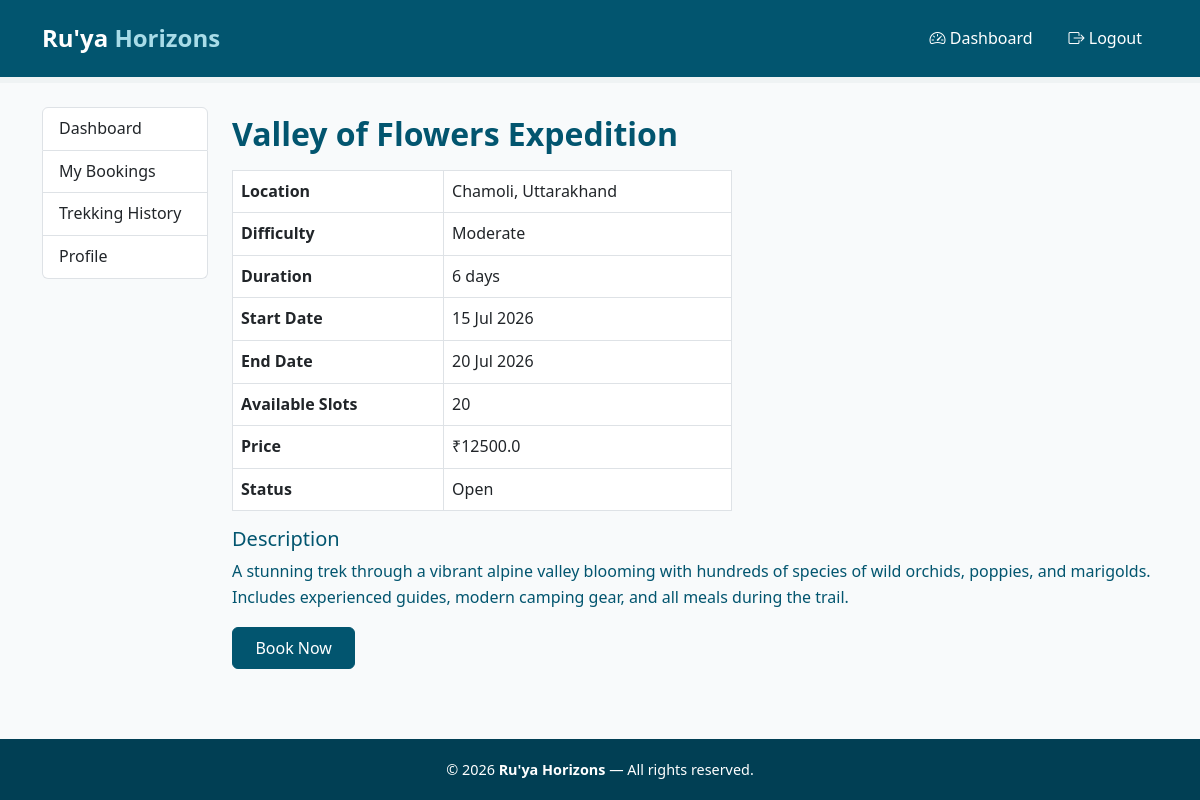
/user/treks/1 (signed in), run on an earlier commit of the app's database.
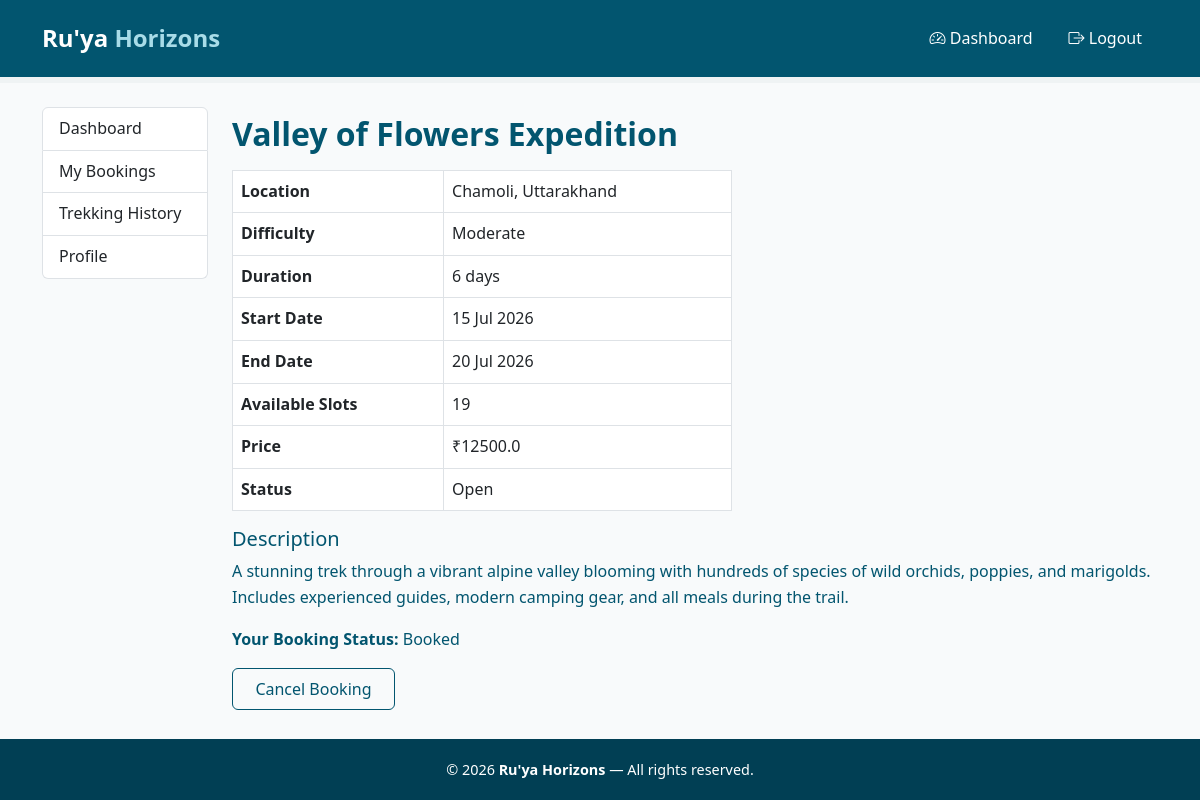
And on a later commit of the database.
### models.py (models this page shows)
class Trek(db.Model):
    __tablename__ = 'trek'
    id = db.Column(db.Integer, primary_key=True)
    name = db.Column(db.String(150), nullable=False)
    location = db.Column(db.String(150), nullable=False)
    difficulty = db.Column(db.String(50), nullable=False)
    duration = db.Column(db.Integer, nullable=False)
    total_slots = db.Column(db.Integer, nullable=False)
    available_slots = db.Column(db.Integer, nullable=False)
    status = db.Column(db.String(50), default='Pending') # pending, approved, open, closed, completed
    start_date = db.Column(db.Date, nullable=False)
    end_date = db.Column(db.Date, nullable=False)
    description = db.Column(db.Text, nullable=False)
    price = db.Column(db.Float, nullable=False)
    assigned_staff_id = db.Column(db.Integer, db.ForeignKey('staff.id'), nullable=True)
    bookings = db.relationship('Booking', backref='trek', lazy=True)

class Booking(db.Model):
    __tablename__ = 'booking'
    id = db.Column(db.Integer, primary_key=True)
    user_id = db.Column(db.Integer, db.ForeignKey('user.id'), nullable=False)
    trek_id = db.Column(db.Integer, db.ForeignKey('trek.id'), nullable=False)
    booking_date = db.Column(db.DateTime, default=datetime.utcnow)
    status = db.Column(db.String(50), default='Booked') # booked, cancelled, completed
    payment_status = db.Column(db.String(50), default='Pending') # pending, completed, failed

### app.py (the view, shortened to what this page needs)
@app.route('/user/treks/<int:trek_id>', methods=['GET', 'POST'])
@login_required
def user_trek_details(trek_id):
    if current_user.role != 'trekker':
        return "Access denied: Trekkers only", 403
    trek = Trek.query.get_or_404(trek_id)
    existing_booking = Booking.query.filter_by(
        user_id=current_user.id,
        trek_id=trek.id
    ).filter(Booking.status != 'Cancelled').first()
    error = None
    return render_template('user_trek_details.html',
                            trek=trek,
                            existing_booking=existing_booking,
                            error=error)

### app.py (called while the page is built)
@login_manager.user_loader
def load_user(user_id):
    return User.query.get(int(user_id))

### templates/user_trek_details.html (shortened to what this page needs)
{% extends "base.html" %}
{% block content %}
<div class="container my-4">
    <div class="row">
        {% include "user_sidebar.html" %}
        <div class="col-md-9 col-lg-10">
            <h2 class="page-heading mt-2">{{ trek.name }}</h2>
            <table class="table table-bordered mt-3" style="max-width: 500px;">
                <tr><th>Location</th><td>{{ trek.location }}</td></tr>
                <tr><th>Difficulty</th><td>{{ trek.difficulty }}</td></tr>
                <tr><th>Duration</th><td>{{ trek.duration }} days</td></tr>
                <tr><th>Start Date</th><td>{{ trek.start_date.strftime('%d %b %Y') }}</td></tr>
                <tr><th>End Date</th><td>{{ trek.end_date.strftime('%d %b %Y') }}</td></tr>
                <tr><th>Available Slots</th><td>{{ trek.available_slots }}</td></tr>
                <tr><th>Price</th><td>&#8377;{{ trek.price }}</td></tr>
                <tr><th>Status</th><td>{{ trek.status }}</td></tr>
            </table>
            <h5>Description</h5>
            <p>{{ trek.description }}</p>
            {% if existing_booking %}
                <p><strong>Your Booking Status:</strong> {{ existing_booking.status }}</p>
                {% if existing_booking.status == 'Booked' %}
                <form method="POST">
                    <button type="submit" class="btn btn-outline-primary">Cancel Booking</button>
                </form>
                {% endif %}
            {% else %}
                <form method="POST">
                    <button type="submit" class="btn btn-primary">Book Now</button>
                </form>
            {% endif %}
        </div>
    </div>
</div>
{% endblock %}

What changed in the data, as far as the page shows it:
changed Trek "Valley of Flowers Expedition": available_slots "20" → "19"
added Booking: status "Booked"
Also different on the page:
text no longer shown: "Book Now"
text now shown: "Your Booking Status: Cancel Booking"
